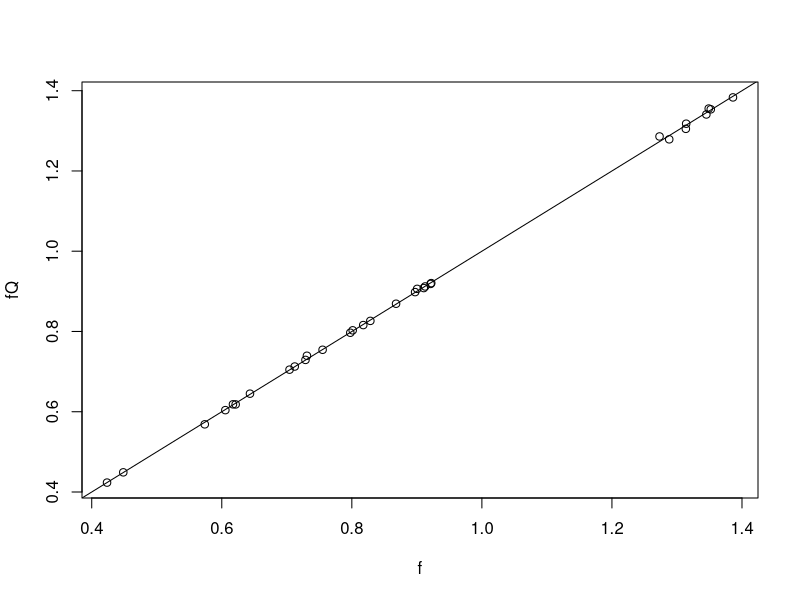
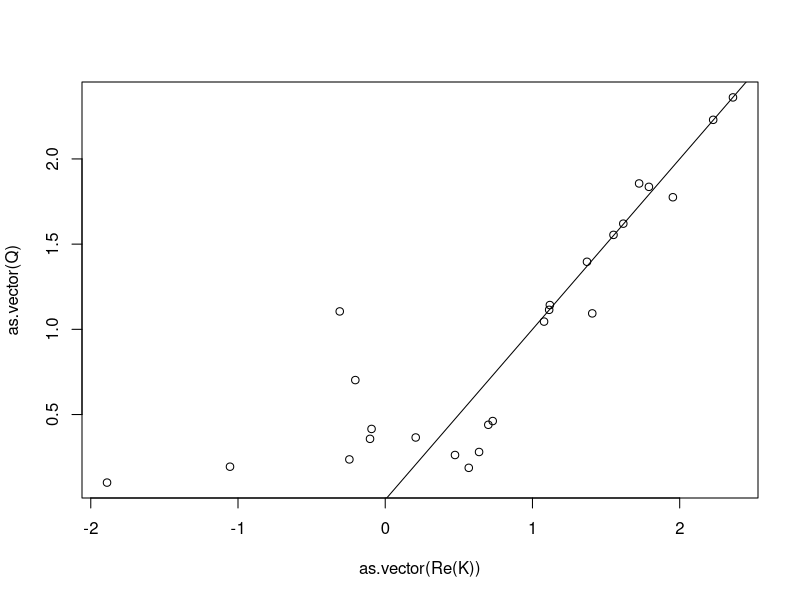

Here is the R script that generated these plots, in order:
## ---- chunk 1
knitr::opts_chunk$set(echo = TRUE)
## ---- chunk 2
set.seed(12)
n <- 3
# make Q symmetric
B <- matrix(-rnorm(n * n), n, n)
alpha <- runif(n)
Q <- B %*% diag(1 / alpha)
Q <- Q + t(Q)
B <- Q %*% diag(alpha)

# compute function for each sub-community, using either B, alpha or Q
results <- matrix(0, 0, n + 2)
for (i in 1:(2^n - 1)){
  presence <- as.numeric(intToBits(i)[1:n])
  Bk <- B[presence > 0, presence > 0, drop = FALSE]
  alphak <- alpha[presence > 0]
  Qk <- Q[presence > 0, presence > 0, drop = FALSE]
  results <- rbind(results, c(presence, alphak %*% rowSums(solve(Bk)), sum(solve(Qk))))
}
# note that the results are the same
print(results)
# solve system  of equations
f <- as.complex(results[,n+1]) # the part under sqrt can be negative...
f1 <- f[1]
f2 <- f[2]
f3 <- f[4] # this is spp 3 by itself
f12 <- f[3] # this is spp 1 and 2
f13 <- f[5] 
f23 <- f[6] 
k11 <- 1/f1
k22 <- 1/f2
k33 <- 1/f3
k12 <- (1 + sqrt((f12 - f1) * (f12 - f2) / (f1 * f2))) / f12 # choose +
k13 <- (1 - sqrt((f13 - f1) * (f13 - f3) / (f1 * f3))) / f13 # choose -
k23 <- (1 + sqrt((f23 - f2) * (f23 - f3) / (f2 * f3))) / f23 # choose +
K <- matrix(c(k11, k12, k13,
              k12, k22, k23,
              k13, k23, k33), 3, 3, byrow = TRUE)
# we have recovered all the coefficients
print(Q)
print(Re(K))
# we can therefore predict the function for all spp together
sum(solve(Re(K)))
## ---- chunk 3
get_results <- function(Q){
  n <- nrow(Q)
  results <- matrix(0, 0, n + 1)
  for (i in 1:(2^n - 1)){
    presence <- as.numeric(intToBits(i)[1:n])
    Qk <- Q[presence > 0, presence > 0, drop = FALSE]
    results <- rbind(results, c(presence, sum(solve(Qk))))
  }
  return(results)
}
## ---- chunk 4
set.seed(13)
n <- 5
# make Q non symmetric
Q <- abs(matrix(rnorm(n * n), n, n))
diag(Q) <- diag(Q) + 1 # strong diagonal
results <- get_results(Q)
design_matrix <- results[,1:n]
f <- results[,n+1]

get_ssq <- function(pars, design_matrix, f, returnf = FALSE){
  n <- sqrt(length(pars))
  Q <- matrix(pars, n, n)
  fQ <- f
  for (i in 1:length(f)){
    presence <- design_matrix[i,]
    Qk <- Q[presence > 0, presence > 0, drop = FALSE]
    fQ[i] <- sum(solve(Qk))
  }
  if (returnf) return(fQ)
  return(sum((f - fQ)^2))
}

hc <- function(bestpars, design_matrix, f, nsteps = 500, startpert = 0.25){
  bestres <- get_ssq(bestpars, design_matrix, f)
  dev <- startpert
  for (j in 1:10){
    for (i in 1:nsteps){
      tmppar <- bestpars * (1 + rnorm(length(bestpars)) * dev)
      tmpres <- get_ssq(tmppar, design_matrix, f)
      if (tmpres < bestres){
        bestpars <- tmppar
        bestres <- tmpres
        #print(tmpres)
      }
    }
    dev <- dev / 2
  }
  return(bestpars)
}

tmp <- list(par = as.vector(diag(rep(1,n)))) # start with identity matrix
for (iter in 1:10){
  print(iter)
  tmp$par <- hc(tmp$par, design_matrix, f)
  tmp$value <- get_ssq(tmp$par, design_matrix, f)
  
  tmp <- optim(par = tmp$par, fn = get_ssq, design_matrix = design_matrix, f = f, 
             method = "Nelder-Mead", control = list(maxit = 5000, trace = FALSE))
  print(tmp$value)
  print(tmp$value)
  tmp <- optim(par = tmp$par, fn = get_ssq, design_matrix = design_matrix, f = f, 
             method = "BFGS", control = list(maxit = 5000, trace = FALSE))
  print(tmp$value)
}
fQ <- get_ssq(tmp$par, design_matrix, f, TRUE)
plot(f, fQ)
abline(c(0,1))
K <- matrix(as.vector(tmp$par), n, n)
plot(as.vector(Re(K)), as.vector(Q))
abline(c(0,1))
